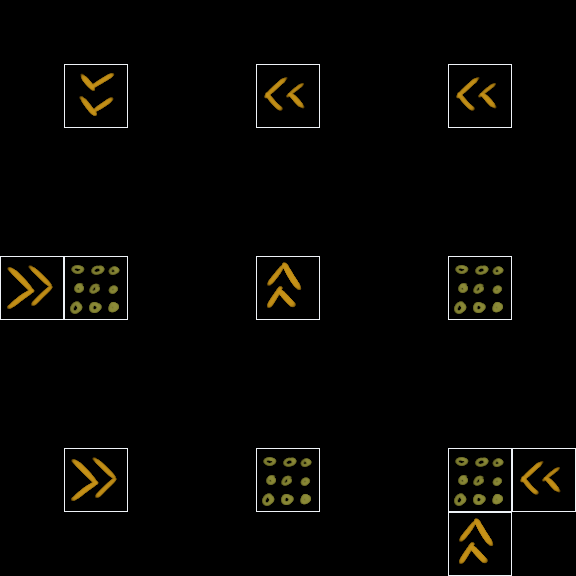

A level layout from a 2D game, rendered from its tile map. Below: a short description, then the map file with its tile-grid data intact:
An orthogonal 9x9 tile map with 64x64 px tiles, 1 tile layer (Tiles) and 8 objects (4x lock$f, player, key$f, key$g, lock$g).

<map version="1.5" tiledversion="1.6.0" orientation="orthogonal" renderorder="right-down" width="9" height="9" tilewidth="64" tileheight="64" infinite="0" nextlayerid="6" nextobjectid="40">
 <tileset firstgid="1" source="level_design.tsx" />
 <layer id="4" name="Tiles" width="9" height="9">
  <data encoding="csv">
0,0,0,0,0,0,0,0,0,
0,8,0,0,7,0,0,7,0,
0,0,0,0,0,0,0,0,0,
0,0,0,0,0,0,0,0,0,
5,3,0,0,6,0,0,3,0,
0,0,0,0,0,0,0,0,0,
0,0,0,0,0,0,0,0,0,
0,5,0,0,3,0,0,3,7,
0,0,0,0,0,0,0,6,0
</data>
 </layer>
 <objectgroup id="5" name="Objects">
  <object id="31" name="player" x="64" y="256" width="64" height="64" />
  <object id="32" name="key$f" x="256" y="448" width="64" height="64" />
  <object id="33" name="lock$f" x="256" y="192" width="64" height="64" />
  <object id="34" name="lock$f" x="128" y="448" width="64" height="64" />
  <object id="36" name="lock$f" x="384" y="448" width="64" height="64" />
  <object id="37" name="key$g" x="448" y="64" width="64" height="64" />
  <object id="38" name="lock$g" x="512" y="256" width="64" height="64" />
  <object id="39" name="lock$f" x="448" y="192" width="64" height="64" />
 </objectgroup>
</map>
